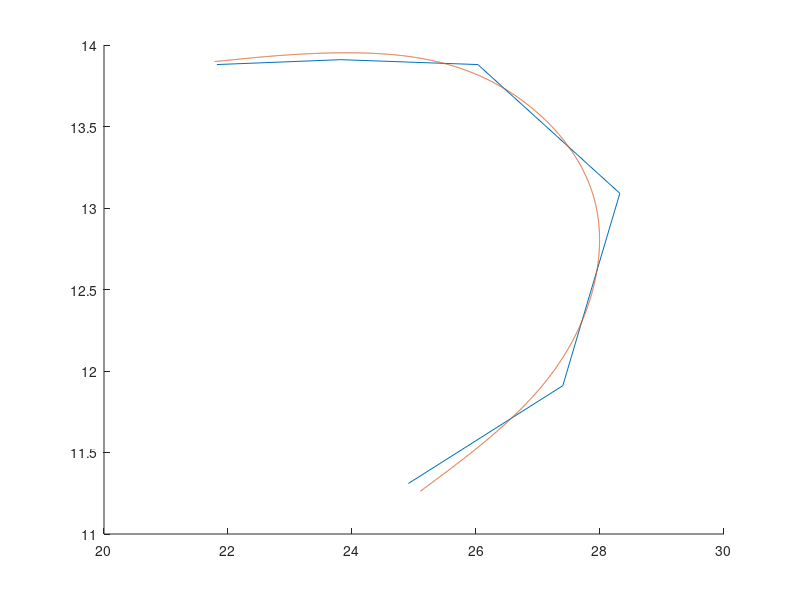

MATLAB code for this plot:
% P1 = [];
% P2 = [];
% P3 = [];
% P4 = [];
% P5 = [];
% P6 = [];

Center = [24.72 12.51];

P1 = Center + [-2.9 1.37];
P2 = Center + [-0.9 1.4];
P3 = Center + [1.31 1.37];
P4 = Center + [3.6 0.58];
P5 = Center + [2.68 -0.6];
P6 = Center + [0.19 -1.2];

T = [0;1;2;3;4;5];

t = 0:0.001:5;

x = [P1(1);P2(1);P3(1);P4(1);P5(1);P6(1)];
y = [P1(2);P2(2);P3(2);P4(2);P5(2);P6(2)];

p = 0.0009;

values = csaps(T,x,p,t);
tx = csaps(T,x);
ty = csaps(T,y);

xx = ppval(tx,t);
yy = ppval(ty,t);



%fnplt(ty)
hold all
%plot(t,yy)
plot(x,y)
plot(xx,yy)
%plot(0,P1(1),'o')

for i = 1:length(xx)-1
    phi(i) = atan2(yy(i+1)-yy(i),xx(i+1)-xx(i));
end
phi = [phi(1),phi];
%plot(diff(phi))

M = [xx;yy;phi;[0,diff(xx)];[0,diff(yy)];[0,diff(phi)]];

filename = 'SplineTest.csv';
csvwrite(filename,transpose(M))
